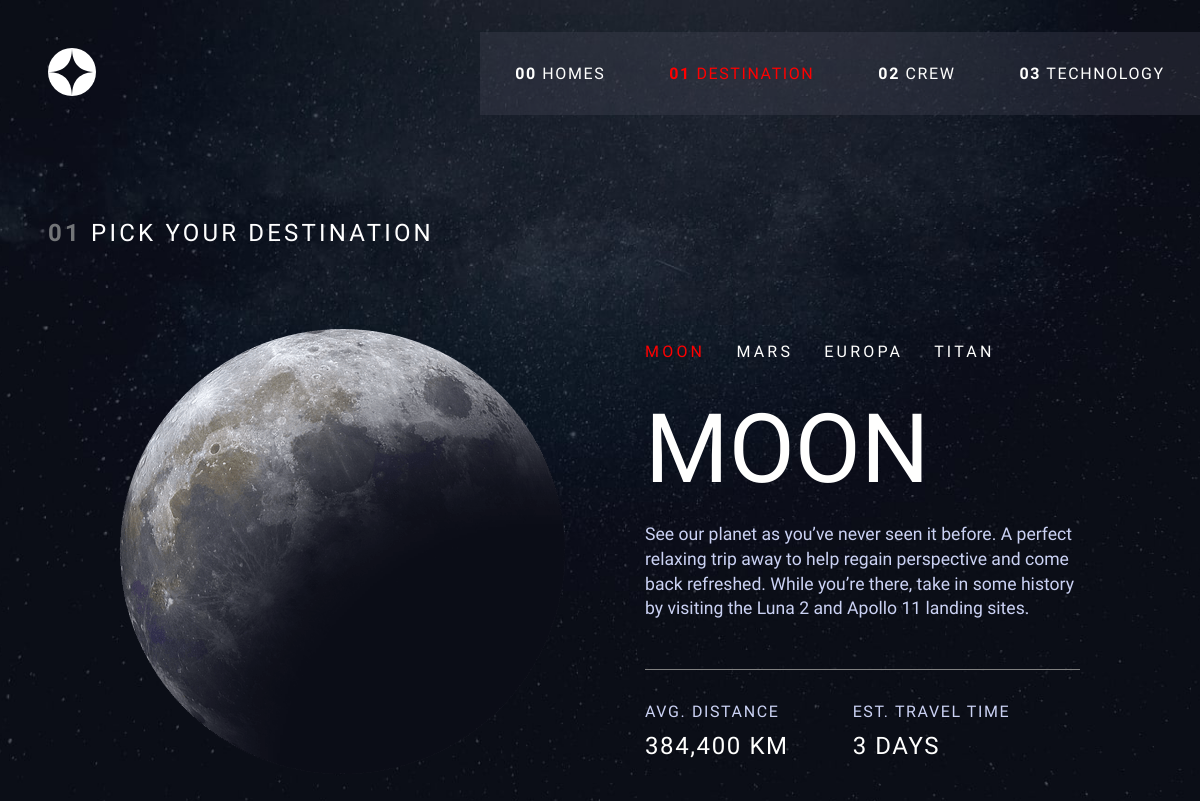
Page /destination/moon on the committed database.
### destination/models.py (models this page shows, shortened)
class Destination(models.Model):
    name = models.CharField(max_length=128)
    description = models.TextField()
    distance = models.CharField(max_length=128)
    travel = models.CharField(max_length=128)
    image = models.ImageField()
    slug = models.SlugField()

### destination/views.py (the view)
# urls.py: path('moon', views.moon, name='moon'),
def moon(request):
    moon = Destination.objects.get(name='moon')
    return render(request, 'destination/destination-moon.html', {
        'destination': moon
    })

### destination/templates/destination/destination-moon.html (shortened to what this page needs)
{% extends 'base.html' %}
{% load static %}
{% block body_block %}destination{% endblock %}
{% block styles_block %}
    <link rel="stylesheet" href="{% static 'destination/index.css' %}">
    <link rel="stylesheet" href="{% static 'destination/partials/destination.css' %}">
    <link rel="stylesheet" href="{% static 'partials/header.css' %}">
{% endblock %}
{% block content_block %}
    {% include 'partials/header.html' %}
    {% include 'destination/partials/destination.html' with name=destination.name image=destination.image description=destination.description distance=destination.distance travel=destination.travel %}
{% endblock %}

### destination/templates/destination/partials/destination.html (shortened to what this page needs)
{% load static %}
<p class="choose"><span>01</span> pick your destination</p>
<div class="grid">
    <img class="planet" src="{% static 'destination/images/' %}{{ image }}" alt="{{ name }}" />
    <div class="main-content">
        <nav class="destinations">
            <a {% if name == 'moon'%}class="active"{% endif %}
            href="{% url 'moon' %}">Moon</a>
            <a {% if name == 'mars'%}class="active"{% endif %}
            href="{% url 'mars' %}">Mars</a>
            <a {% if name == 'europa'%}class="active"{% endif %}
            href="{% url 'europa' %}">Europa</a>
            <a {% if name == 'titan'%}class="active"{% endif %}
            href="{% url 'titan' %}">Titan</a>
        </nav>
        <p class="title">{{ name }}</p>
        <p class="information">{{ description }}</p>
        <div class="facts">
            <div class="fact facts__distance">
                <p class="fact__title">Avg. distance</p>
                <p class="fact__value">{{ distance }}</p>
            </div>
            <div class="fact facts__travel">
                <p class="fact__title">est. travel time</p>
                <p class="fact__value">{{ travel }}</p>
            </div>
        </div>
    </div>
</div>

### static/base.css (style rules this page uses)
:root { box-sizing: border-box; --primary-text-color: #fffffe; --secondary-text-color: #cbd2f4; --grey-text-color: #737578; --primary-font: 'Barlow Condensed', sans-serif; --secondary-font: 'Bellefair', serif; --light-weight: 300; --regular-weight: 400; --medium-weight: 500; --bold-weight: 700; }
html { height: 100%; }
body { height: 100%; font-family: var(--primary-font); margin: 0; }
* { box-sizing: inherit; }

### destination/static/destination/index.css (style rules this page uses)
.destination { background: url('/static/destination/images/background-destination-desktop.jpg') no-repeat center center fixed; background-size: cover; -webkit-background-size: cover; -moz-background-size: cover; -o-background-size: cover; background-size: cover; height: 100%; color: var(--primary-text); display: flex; flex-direction: column; }

### destination/static/destination/partials/destination.css (style rules this page uses)
.choose { color: white; text-transform: uppercase; margin-left: 3rem; font-size: 1.5rem; letter-spacing: 0.2rem; }
.choose span { font-weight: bolder; color: var(--grey-text-color); }
.grid { margin-bottom: 5rem; margin-inline: 0 auto; margin-left: auto; margin-right: auto; width: 80%; display: grid; grid-template-columns: 1fr 1fr; grid-template-rows: 70vh; gap: 5rem; justify-content: center; align-items: center; color: var(--primary-text-color); }
nav { text-transform: uppercase; letter-spacing: 0.2rem; position: relative; }
.destinations a { margin-right: 1.5rem; }
.title { font-size: 6rem; font-family: var(--secondary-font); text-transform: uppercase; margin-bottom: 0; margin-top: 2rem; }
.information { font-size: 1.1rem; color: var(--secondary-text-color); line-height: 1.4; }
.facts { display: flex; grid-template-columns: 1fr 1fr; border-top: 1px solid grey; margin-top: 3rem; text-transform: uppercase; padding-top: 1rem; }
.fact { margin-right: 4rem; letter-spacing: 0.1rem; }
.fact__title { color: var(--secondary-text-color); margin-bottom: 0.7rem; }
.fact__value { margin: 0; font-size: 1.5rem; font-family: var(--secondary-font); }
.destinations .active { color: red; }

### static/partials/header.css (style rules this page uses)
a, a:hover, a:active { text-decoration: none; color: inherit; }

### rows in the picture
Destination: image+name (picture), name "MOON", description "See our planet as you’ve never seen it before. A perfect relaxing trip away to help regain perspective and come back refreshed. While you’re there, take in some history by visiting the Luna 2 and Apollo 11 landing sites.", distance "384,400 KM", travel "3 DAYS"
